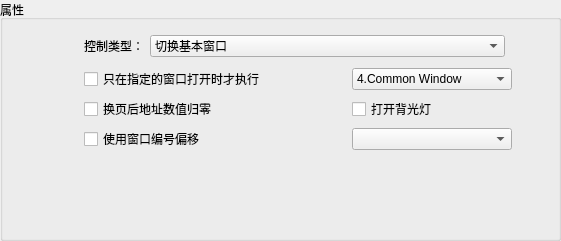
          <widget class="QGroupBox" name="groupBox_8">
           <property name="geometry">
            <rect>
             <x>10</x>
             <y>130</y>
             <width>561</width>
             <height>241</height>
            </rect>
           </property>
           <property name="title">
            <string>属性</string>
           </property>
           <layout class="QVBoxLayout" name="verticalLayout_15">
            <item>
             <layout class="QHBoxLayout" name="horizontalLayout_34">
              <item>
               <spacer name="horizontalSpacer_84">
                <property name="orientation">
                 <enum>Qt::Horizontal</enum>
                </property>
                <property name="sizeType">
                 <enum>QSizePolicy::Fixed</enum>
                </property>
                <property name="sizeHint" stdset="0">
                 <size>
                  <width>70</width>
                  <height>20</height>
                 </size>
                </property>
               </spacer>
              </item>
              <item>
               <widget class="QLabel" name="label_40">
                <property name="minimumSize">
                 <size>
                  <width>0</width>
                  <height>30</height>
                 </size>
                </property>
                <property name="text">
                 <string>控制类型：</string>
                </property>
               </widget>
              </item>
              <item>
               <widget class="QComboBox" name="ControlTypeCombox">
                <property name="minimumSize">
                 <size>
                  <width>355</width>
                  <height>0</height>
                 </size>
                </property>
                <property name="maximumSize">
                 <size>
                  <width>355</width>
                  <height>16777215</height>
                 </size>
                </property>
                <item>
                 <property name="text">
                  <string>切换基本窗口</string>
                 </property>
                </item>
                <item>
                 <property name="text">
                  <string>数据写入设备(当前基本窗口ID)</string>
                 </property>
                </item>
                <item>
                 <property name="text">
                  <string>PLC控制</string>
                 </property>
                </item>
                <item>
                 <property name="text">
                  <string>背光灯控制(返回值)</string>
                 </property>
                </item>
                <item>
                 <property name="text">
                  <string>背光灯控制</string>
                 </property>
                </item>
                <item>
                 <property name="text">
                  <string>声音控制</string>
                 </property>
                </item>
                <item>
                 <property name="text">
                  <string>执行宏指令</string>
                 </property>
                </item>
                <item>
                 <property name="text">
                  <string>画面截取</string>
                 </property>
                </item>
               </widget>
              </item>
              <item>
               <spacer name="horizontalSpacer_85">
                <property name="orientation">
                 <enum>Qt::Horizontal</enum>
                </property>
                <property name="sizeHint" stdset="0">
                 <size>
                  <width>40</width>
                  <height>20</height>
                 </size>
                </property>
               </spacer>
              </item>
             </layout>
            </item>
            <item>
             <layout class="QHBoxLayout" name="horizontalLayout_36">
              <item>
               <spacer name="horizontalSpacer_89">
                <property name="orientation">
                 <enum>Qt::Horizontal</enum>
                </property>
                <property name="sizeType">
                 <enum>QSizePolicy::Fixed</enum>
                </property>
                <property name="sizeHint" stdset="0">
                 <size>
                  <width>70</width>
                  <height>20</height>
                 </size>
                </property>
               </spacer>
              </item>
              <item>
               <widget class="QCheckBox" name="ExecSpecialCommand">
                <property name="minimumSize">
                 <size>
                  <width>222</width>
                  <height>0</height>
                 </size>
                </property>
                <property name="maximumSize">
                 <size>
                  <width>222</width>
                  <height>16777215</height>
                 </size>
                </property>
                <property name="text">
                 <string>只在指定的窗口打开时才执行</string>
                </property>
               </widget>
              </item>
              <item>
               <spacer name="horizontalSpacer_91">
                <property name="orientation">
                 <enum>Qt::Horizontal</enum>
                </property>
                <property name="sizeType">
                 <enum>QSizePolicy::Fixed</enum>
                </property>
                <property name="sizeHint" stdset="0">
                 <size>
                  <width>40</width>
                  <height>20</height>
                 </size>
                </property>
               </spacer>
              </item>
              <item>
               <widget class="QComboBox" name="CommanderCombox">
                <property name="minimumSize">
                 <size>
                  <width>160</width>
                  <height>0</height>
                 </size>
                </property>
                <property name="maximumSize">
                 <size>
                  <width>160</width>
                  <height>16777215</height>
                 </size>
                </property>
                <item>
                 <property name="text">
                  <string>4.Common Window</string>
                 </property>
                </item>
                <item>
                 <property name="text">
                  <string>10.Cover</string>
                 </property>
                </item>
                <item>
                 <property name="text">
                  <string>11.Cover_bg</string>
                 </property>
                </item>
                <item>
                 <property name="text">
                  <string>12.Applications</string>
                 </property>
                </item>
                <item>
                 <property name="text">
                  <string>13.App_bg</string>
                 </property>
                </item>
                <item>
                 <property name="text">
                  <string>15.Trend_ReadTime</string>
                 </property>
                </item>
                <item>
                 <property name="text">
                  <string>16.Trend_History</string>
                 </property>
                </item>
                <item>
                 <property name="text">
                  <string>17.Trend_Background</string>
                 </property>
                </item>
                <item>
                 <property name="text">
                  <string>18.Trend_History_Background_</string>
                 </property>
                </item>
                <item>
                 <property name="text">
                  <string>20.USB_Tethening</string>
                 </property>
                </item>
                <item>
                 <property name="text">
                  <string>21.USB_bg</string>
                 </property>
                </item>
                <item>
                 <property name="text">
                  <string>25.Wifi_page1</string>
                 </property>
                </item>
                <item>
                 <property name="text">
                  <string>26.Wifi_setting</string>
                 </property>
                </item>
                <item>
                 <property name="text">
                  <string>30.Enhanced Security</string>
                 </property>
                </item>
                <item>
                 <property name="text">
                  <string>31.Login</string>
                 </property>
                </item>
                <item>
                 <property name="text">
                  <string>32.Change PW</string>
                 </property>
                </item>
                <item>
                 <property name="text">
                  <string>33.Add</string>
                 </property>
                </item>
                <item>
                 <property name="text">
                  <string>34 Add Temp</string>
                 </property>
                </item>
                <item>
                 <property name="text">
                  <string>35.Del</string>
                 </property>
                </item>
                <item>
                 <property name="text">
                  <string>36.Set Pri</string>
                 </property>
                </item>
                <item>
                 <property name="text">
                  <string>37.Set PW</string>
                 </property>
                </item>
                <item>
                 <property name="text">
                  <string>38.Get Pri</string>
                 </property>
                </item>
                <item>
                 <property name="text">
                  <string>39.Management</string>
                 </property>
                </item>
                <item>
                 <property name="text">
                  <string>45.VNC Viewer first Page</string>
                 </property>
                </item>
                <item>
                 <property name="text">
                  <string>46.VNC Viewer Sencond page</string>
                 </property>
                </item>
                <item>
                 <property name="text">
                  <string>47.Senond Page Background</string>
                 </property>
                </item>
                <item>
                 <property name="text">
                  <string>50.Keypad 1-Intger</string>
                 </property>
                </item>
                <item>
                 <property name="text">
                  <string>60.ASCII Middle</string>
                 </property>
                </item>
                <item>
                 <property name="text">
                  <string>61.ASCII Samll</string>
                 </property>
                </item>
                <item>
                 <property name="text">
                  <string>62.ASCII Upper M</string>
                 </property>
                </item>
                <item>
                 <property name="text">
                  <string>63.ASCII Lower M</string>
                 </property>
                </item>
                <item>
                 <property name="text">
                  <string>64.ASCII Upper S</string>
                 </property>
                </item>
                <item>
                 <property name="text">
                  <string>65. ASCII Lower S</string>
                 </property>
                </item>
                <item>
                 <property name="text">
                  <string>70.OperationLog 1</string>
                 </property>
                </item>
                <item>
                 <property name="text">
                  <string>71.OperationLog 2</string>
                 </property>
                </item>
                <item>
                 <property name="text">
                  <string>72. OperationLog background</string>
                 </property>
                </item>
                <item>
                 <property name="text">
                  <string>80. EA2.0</string>
                 </property>
                </item>
                <item>
                 <property name="text">
                  <string>81. EA2.0-proxy</string>
                 </property>
                </item>
                <item>
                 <property name="text">
                  <string>82. BG_80</string>
                 </property>
                </item>
                <item>
                 <property name="text">
                  <string> 83.BG_81</string>
                 </property>
                </item>
                <item>
                 <property name="text">
                  <string>85.Reipe DB</string>
                 </property>
                </item>
                <item>
                 <property name="text">
                  <string>86.Reipe DB</string>
                 </property>
                </item>
                <item>
                 <property name="text">
                  <string>87. BG_85</string>
                 </property>
                </item>
                <item>
                 <property name="text">
                  <string>88. BG_86</string>
                 </property>
                </item>
                <item>
                 <property name="text">
                  <string>90.MQTT 1</string>
                 </property>
                </item>
                <item>
                 <property name="text">
                  <string>91.MQTT 1 background</string>
                 </property>
                </item>
                <item>
                 <property name="text">
                  <string>92.MQTT 2</string>
                 </property>
                </item>
                <item>
                 <property name="text">
                  <string>93.MQTT 2 background</string>
                 </property>
                </item>
                <item>
                 <property name="text">
                  <string>94.MQTT 3</string>
                 </property>
                </item>
                <item>
                 <property name="text">
                  <string>95.MQTT 3 background</string>
                 </property>
                </item>
                <item>
                 <property name="text">
                  <string>96.MQTT 4</string>
                 </property>
                </item>
                <item>
                 <property name="text">
                  <string>97.MQTT 4 background</string>
                 </property>
                </item>
                <item>
                 <property name="text">
                  <string>98.MQTT 5</string>
                 </property>
                </item>
                <item>
                 <property name="text">
                  <string>99.MQTT 5 background</string>
                 </property>
                </item>
                <item>
                 <property name="text">
                  <string>110.System setting</string>
                 </property>
                </item>
                <item>
                 <property name="text">
                  <string>111.reboot HMI</string>
                 </property>
                </item>
                <item>
                 <property name="text">
                  <string>112.System setting background</string>
                 </property>
                </item>
                <item>
                 <property name="text">
                  <string>113.Network setting</string>
                 </property>
                </item>
                <item>
                 <property name="text">
                  <string>114.Network setting BG</string>
                 </property>
                </item>
                <item>
                 <property name="text">
                  <string>116.Memory_test</string>
                 </property>
                </item>
                <item>
                 <property name="text">
                  <string>117.Memory_test info</string>
                 </property>
                </item>
                <item>
                 <property name="text">
                  <string>120.Modbus Server</string>
                 </property>
                </item>
                <item>
                 <property name="text">
                  <string>121.Red</string>
                 </property>
                </item>
                <item>
                 <property name="text">
                  <string>122.Green</string>
                 </property>
                </item>
                <item>
                 <property name="text">
                  <string>123.Blue</string>
                 </property>
                </item>
                <item>
                 <property name="text">
                  <string>124.Light grey</string>
                 </property>
                </item>
                <item>
                 <property name="text">
                  <string>125.Grey-70</string>
                 </property>
                </item>
                <item>
                 <property name="text">
                  <string>126.Black</string>
                 </property>
                </item>
                <item>
                 <property name="text">
                  <string>127.White</string>
                 </property>
                </item>
                <item>
                 <property name="text">
                  <string>128.Calibration</string>
                 </property>
                </item>
                <item>
                 <property name="text">
                  <string>129.Test</string>
                 </property>
                </item>
                <item>
                 <property name="text">
                  <string>140.Wi-Fi</string>
                 </property>
                </item>
               </widget>
              </item>
              <item>
               <spacer name="horizontalSpacer_94">
                <property name="orientation">
                 <enum>Qt::Horizontal</enum>
                </property>
                <property name="sizeHint" stdset="0">
                 <size>
                  <width>40</width>
                  <height>20</height>
                 </size>
                </property>
               </spacer>
              </item>
              <item>
               <spacer name="horizontalSpacer_88">
                <property name="orientation">
                 <enum>Qt::Horizontal</enum>
                </property>
                <property name="sizeHint" stdset="0">
                 <size>
                  <width>40</width>
                  <height>20</height>
                 </size>
                </property>
               </spacer>
              </item>
             </layout>
            </item>
            <item>
             <layout class="QHBoxLayout" name="horizontalLayout_35">
              <item>
               <spacer name="horizontalSpacer_90">
                <property name="orientation">
                 <enum>Qt::Horizontal</enum>
                </property>
                <property name="sizeType">
                 <enum>QSizePolicy::Fixed</enum>
                </property>
                <property name="sizeHint" stdset="0">
                 <size>
                  <width>70</width>
                  <height>20</height>
                 </size>
                </property>
               </spacer>
              </item>
              <item>
               <widget class="QCheckBox" name="ClearAddrValueAfterSwitchPage">
                <property name="minimumSize">
                 <size>
                  <width>222</width>
                  <height>0</height>
                 </size>
                </property>
                <property name="maximumSize">
                 <size>
                  <width>222</width>
                  <height>16777215</height>
                 </size>
                </property>
                <property name="text">
                 <string>换页后地址数值归零</string>
                </property>
               </widget>
              </item>
              <item>
               <spacer name="horizontalSpacer_86">
                <property name="orientation">
                 <enum>Qt::Horizontal</enum>
                </property>
                <property name="sizeType">
                 <enum>QSizePolicy::Fixed</enum>
                </property>
                <property name="sizeHint" stdset="0">
                 <size>
                  <width>40</width>
                  <height>20</height>
                 </size>
                </property>
               </spacer>
              </item>
              <item>
               <widget class="QCheckBox" name="OpenBackGroundLight">
                <property name="text">
                 <string>打开背光灯</string>
                </property>
               </widget>
              </item>
              <item>
               <spacer name="horizontalSpacer_87">
                <property name="orientation">
                 <enum>Qt::Horizontal</enum>
                </property>
                <property name="sizeHint" stdset="0">
                 <size>
                  <width>40</width>
                  <height>20</height>
                 </size>
                </property>
               </spacer>
              </item>
             </layout>
            </item>
            <item>
             <layout class="QHBoxLayout" name="horizontalLayout_37">
              <item>
               <spacer name="horizontalSpacer_92">
                <property name="orientation">
                 <enum>Qt::Horizontal</enum>
                </property>
                <property name="sizeType">
                 <enum>QSizePolicy::Fixed</enum>
                </property>
                <property name="sizeHint" stdset="0">
                 <size>
                  <width>70</width>
                  <height>20</height>
                 </size>
                </property>
               </spacer>
              </item>
              <item>
               <widget class="QCheckBox" name="UseWindowIDCheckBox">
                <property name="minimumSize">
                 <size>
                  <width>222</width>
                  <height>0</height>
                 </size>
                </property>
                <property name="maximumSize">
                 <size>
                  <width>222</width>
                  <height>16777215</height>
                 </size>
                </property>
                <property name="text">
                 <string>使用窗口编号偏移</string>
                </property>
               </widget>
              </item>
              <item>
               <spacer name="horizontalSpacer_95">
                <property name="orientation">
                 <enum>Qt::Horizontal</enum>
                </property>
                <property name="sizeType">
                 <enum>QSizePolicy::Fixed</enum>
                </property>
                <property name="sizeHint" stdset="0">
                 <size>
                  <width>40</width>
                  <height>20</height>
                 </size>
                </property>
               </spacer>
              </item>
              <item>
               <widget class="QComboBox" name="windowIDCombox">
                <property name="minimumSize">
                 <size>
                  <width>160</width>
                  <height>0</height>
                 </size>
                </property>
               </widget>
              </item>
              <item>
               <spacer name="horizontalSpacer_93">
                <property name="orientation">
                 <enum>Qt::Horizontal</enum>
                </property>
                <property name="sizeHint" stdset="0">
                 <size>
                  <width>40</width>
                  <height>20</height>
                 </size>
                </property>
               </spacer>
              </item>
             </layout>
            </item>
            <item>
             <spacer name="verticalSpacer_11">
              <property name="orientation">
               <enum>Qt::Vertical</enum>
              </property>
              <property name="sizeHint" stdset="0">
               <size>
                <width>20</width>
                <height>71</height>
               </size>
              </property>
             </spacer>
            </item>
           </layout>
          </widget>
